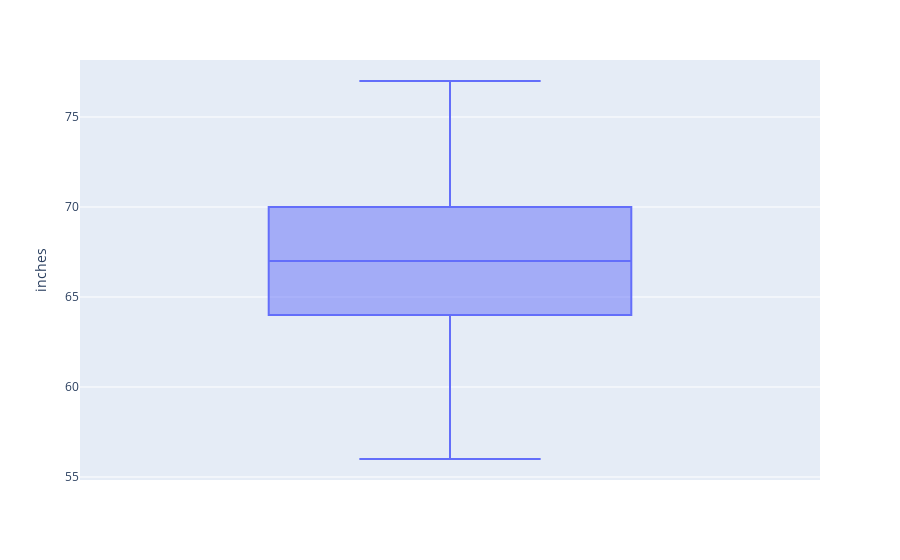
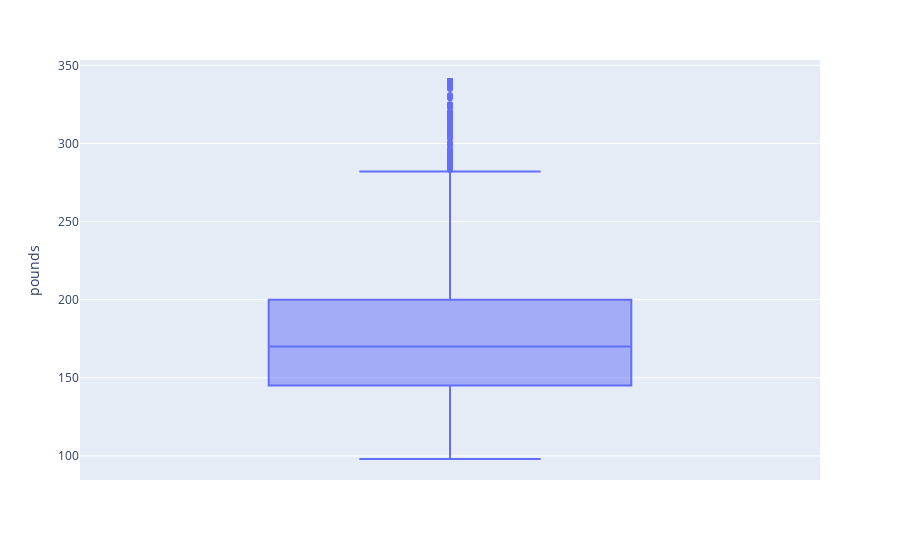

Notebook code cell kept with these figures, in order:
### Code cell
#Task2
import plotly.express

df_box=pandas.DataFrame()
BOX_Height_In=numpy.sort(Height_In)
BOX_Weight_lb=numpy.sort(Weight_lb)
#inches (in) and weight in pounds Height_In,Weight_lb
df_box['inches']=BOX_Height_In
df_box['pounds']=BOX_Weight_lb

print(len(BOX_Height_In))
figure = plotly.express.box(df_box, y="inches")
figure.show()
print(len(BOX_Weight_lb))
figure = plotly.express.box(df_box, y="pounds")
figure.show()

### Figure 1 — Plotly figure (JSON) as saved in the notebook; plotly's stock layout.template omitted (floating-point values rounded to 4 significant figures; data arrays with more than 128 entries replaced by an {"elided": "..."} marker saying what was removed)
{"data": [{"alignmentgroup": "True", "hovertemplate": "inches=%{y}<extra></extra>", "legendgroup": "", "marker": {"color": "#636efa"}, "name": "", "notched": false, "offsetgroup": "", "orientation": "v", "showlegend": false, "type": "box", "x0": " ", "xaxis": "x", "y": {"elided": "9698 int values"}, "y0": " ", "yaxis": "y"}], "layout": {"boxmode": "group", "legend": {"tracegroupgap": 0}, "margin": {"t": 60}, "xaxis": {"anchor": "y", "domain": [0, 1]}, "yaxis": {"anchor": "x", "domain": [0, 1], "title": {"text": "inches"}}}}

### Figure 2 — Plotly figure (JSON) as saved in the notebook; plotly's stock layout.template omitted (floating-point values rounded to 4 significant figures; data arrays with more than 128 entries replaced by an {"elided": "..."} marker saying what was removed)
{"data": [{"alignmentgroup": "True", "hovertemplate": "pounds=%{y}<extra></extra>", "legendgroup": "", "marker": {"color": "#636efa"}, "name": "", "notched": false, "offsetgroup": "", "orientation": "v", "showlegend": false, "type": "box", "x0": " ", "xaxis": "x", "y": {"elided": "9698 int values"}, "y0": " ", "yaxis": "y"}], "layout": {"boxmode": "group", "legend": {"tracegroupgap": 0}, "margin": {"t": 60}, "xaxis": {"anchor": "y", "domain": [0, 1]}, "yaxis": {"anchor": "x", "domain": [0, 1], "title": {"text": "pounds"}}}}
